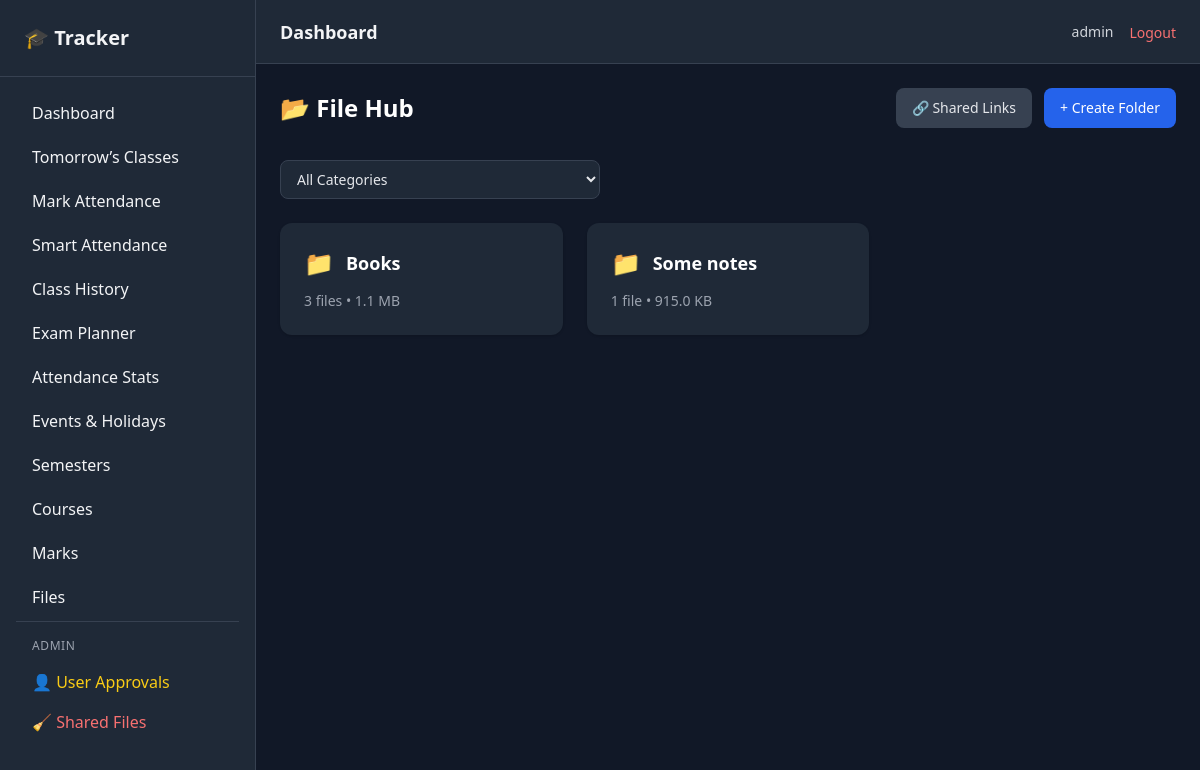
Page /files/ (signed in) on the committed database.
### core/models.py (models this page shows, shortened)
class User(AbstractUser):
    email = models.EmailField(unique=True)
    full_name = models.CharField(max_length=200, null=True, blank=True)
    mobile = models.CharField(max_length=20, null=True, blank=True)
    university = models.CharField(
        max_length=200,
        blank=True,
        null=True
    )
    dob = models.DateField(
        blank=True,
        null=True
    )
    is_approved = models.BooleanField(default=False)

class Folder(models.Model):
    user = models.ForeignKey(
        settings.AUTH_USER_MODEL,
        on_delete = models.CASCADE,
        related_name = 'folders'
    )
    category = models.ForeignKey(
        FileCategory,
        on_delete = models.CASCADE,
        related_name = 'folders'
    )
    name = models.CharField(max_length=150)
    is_protected = models.BooleanField(default=False)
    pin_has = models.CharField(max_length=225, blank=True)
    def total_size(self):
        return sum(f.size for f in self.files.all())

class StoredFile(models.Model):
    user = models.ForeignKey(
        settings.AUTH_USER_MODEL,
        on_delete=models.CASCADE,
        related_name="stored_files"
    )
    folder = models.ForeignKey(
        Folder,
        on_delete=models.CASCADE,
        related_name="files",
        null=True,
        blank=True
    )
    course = models.ForeignKey(
        Course,
        on_delete=models.SET_NULL,
        null=True,
        blank=True
    )
    file = models.FileField(upload_to="media/")
    original_name = models.CharField(max_length=255)
    display_name = models.CharField(max_length=255, blank=True)
    size = models.PositiveIntegerField()
    uploaded_at = models.DateTimeField(auto_now_add=True)

### core/views.py (the view)
# urls.py: path("files/", views.file_hub, name="file_hub"),
@login_required
def file_hub(request):
    categories = FileCategory.objects.filter(user=request.user)
    folders = Folder.objects.filter(user=request.user)
    category_id = request.GET.get("category")
    folders = Folder.objects.filter(user=request.user)
    if category_id:
        folders = folders.filter(category_id=category_id)
    return render(request, "files/hub.html", {
        "categories": categories,
        "folders": folders,
    })

### templates/files/hub.html (shortened to what this page needs)
{% extends "base/base.html" %}
{% block content %}
<div class="flex flex-col sm:flex-row sm:justify-between sm:items-center gap-4 mb-8">
  <h2 class="text-2xl font-semibold text-white">
    📂 File Hub
  </h2>
  <div class="flex gap-3">
    <a href="{% url 'my_shared_links' %}"
       class="inline-flex items-center justify-center
              bg-gray-700 text-gray-200 px-4 py-2.5 rounded-lg
              text-sm font-medium hover:bg-gray-600 transition">
      🔗 Shared Links
    </a>
    <a href="{% url 'create_folder' %}"
       class="inline-flex items-center justify-center
              bg-blue-600 text-white px-4 py-2.5 rounded-lg
              text-sm font-medium hover:bg-blue-500 transition">
      + Create Folder
    </a>
  </div>
</div>
<div class="mb-6 max-w-xs w-full">
  <form method="get">
    <select name="category"
            onchange="this.form.submit()"
            class="w-full bg-gray-800 text-gray-200
                   border border-gray-700 rounded-lg
                   px-3 py-2 text-sm
                   focus:outline-none focus:ring-2 focus:ring-blue-500">
      <option value="">All Categories</option>
    </select>
  </form>
</div>
<div class="grid gap-6 sm:grid-cols-2 md:grid-cols-3">
  {% for folder in folders %}
  <div class="relative group">
    <a href="{% url 'folder_view' folder.id %}"
       class="block bg-gray-800 p-6 rounded-xl shadow
              hover:bg-gray-700 hover:shadow-xl transition
              focus:outline-none focus:ring-2 focus:ring-blue-500">
      <div class="flex items-center gap-3 mb-3">
        <span class="text-2xl">📁</span>
        <p class="text-lg font-semibold text-white truncate">
          {{ folder.name }}
        </p>
      </div>
      <p class="text-sm text-gray-400">
        {{ folder.files.count }}
        file{{ folder.files.count|pluralize }}
        • {{ folder.total_size|filesizeformat }}
      </p>
    </a>
    <div class="absolute top-3 right-3">
    </div>
  </div>
  {% empty %}
  <div class="col-span-full text-center text-gray-400 py-12">
    No folders created yet.
  </div>
  {% endfor %}
</div>
{% endblock %}

### templates/base/navbar.html (shortened to what this page needs)
<header class="h-16 bg-gray-800 border-b border-gray-700 flex items-center justify-between px-4 sm:px-6">
    <div class="flex items-center gap-3">
        <h1 class="text-lg font-semibold">
            Dashboard
        </h1>
    </div>
    <div class="flex items-center gap-4">
        <span class="text-sm text-gray-300 hidden sm:block">
            {{ request.user.username }}
        </span>
        <form method="post" action="{% url 'logout' %}">
            <button type="submit"
                    class="text-red-400 hover:text-red-300 text-sm font-medium">
                Logout
            </button>
        </form>
    </div>
</header>

### rows in the picture
User: user.username "admin"
Folder: name "Books", files.count "3", total_size|filesizeformat "1.1 MB"
Folder: name "Some notes", files.count "1", total_size|filesizeformat "915.0 KB"
